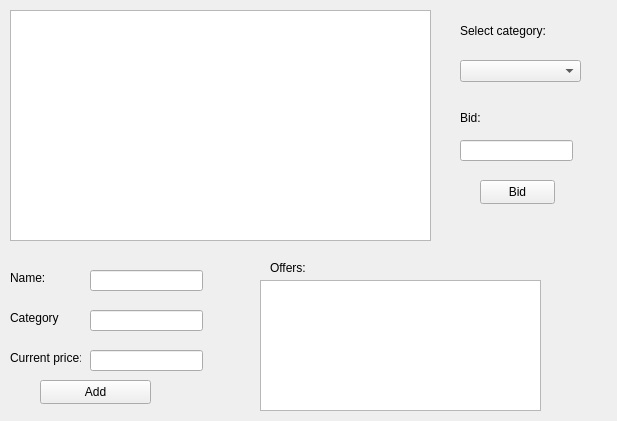
<?xml version="1.0" encoding="UTF-8"?>
<ui version="4.0">
 <class>GUI</class>
 <widget class="QWidget" name="GUI">
  <property name="geometry">
   <rect>
    <x>0</x>
    <y>0</y>
    <width>617</width>
    <height>421</height>
   </rect>
  </property>
  <property name="windowTitle">
   <string>GUI</string>
  </property>
  <widget class="QComboBox" name="comboBox">
   <property name="geometry">
    <rect>
     <x>460</x>
     <y>60</y>
     <width>121</width>
     <height>22</height>
    </rect>
   </property>
  </widget>
  <widget class="QLabel" name="label">
   <property name="geometry">
    <rect>
     <x>460</x>
     <y>20</y>
     <width>111</width>
     <height>21</height>
    </rect>
   </property>
   <property name="text">
    <string>Select category:</string>
   </property>
  </widget>
  <widget class="QLineEdit" name="lineEditName">
   <property name="geometry">
    <rect>
     <x>90</x>
     <y>270</y>
     <width>113</width>
     <height>21</height>
    </rect>
   </property>
  </widget>
  <widget class="QLabel" name="label_2">
   <property name="geometry">
    <rect>
     <x>10</x>
     <y>270</y>
     <width>49</width>
     <height>16</height>
    </rect>
   </property>
   <property name="text">
    <string>Name:</string>
   </property>
  </widget>
  <widget class="QLabel" name="label_3">
   <property name="geometry">
    <rect>
     <x>10</x>
     <y>310</y>
     <width>49</width>
     <height>16</height>
    </rect>
   </property>
   <property name="text">
    <string>Category:</string>
   </property>
  </widget>
  <widget class="QLabel" name="label_4">
   <property name="geometry">
    <rect>
     <x>10</x>
     <y>350</y>
     <width>71</width>
     <height>16</height>
    </rect>
   </property>
   <property name="text">
    <string>Current price:</string>
   </property>
  </widget>
  <widget class="QLineEdit" name="lineEditCategory">
   <property name="geometry">
    <rect>
     <x>90</x>
     <y>310</y>
     <width>113</width>
     <height>21</height>
    </rect>
   </property>
  </widget>
  <widget class="QLineEdit" name="qLineEditPrice">
   <property name="geometry">
    <rect>
     <x>90</x>
     <y>350</y>
     <width>113</width>
     <height>21</height>
    </rect>
   </property>
  </widget>
  <widget class="QPushButton" name="pushButtonAdd">
   <property name="geometry">
    <rect>
     <x>40</x>
     <y>380</y>
     <width>111</width>
     <height>24</height>
    </rect>
   </property>
   <property name="text">
    <string>Add</string>
   </property>
  </widget>
  <widget class="QLabel" name="label_5">
   <property name="geometry">
    <rect>
     <x>270</x>
     <y>260</y>
     <width>49</width>
     <height>16</height>
    </rect>
   </property>
   <property name="text">
    <string>Offers:</string>
   </property>
  </widget>
  <widget class="QLabel" name="label_6">
   <property name="geometry">
    <rect>
     <x>460</x>
     <y>110</y>
     <width>49</width>
     <height>16</height>
    </rect>
   </property>
   <property name="text">
    <string>Bid:</string>
   </property>
  </widget>
  <widget class="QLineEdit" name="qLineEditBid">
   <property name="geometry">
    <rect>
     <x>460</x>
     <y>140</y>
     <width>113</width>
     <height>21</height>
    </rect>
   </property>
  </widget>
  <widget class="QListWidget" name="listWidget">
   <property name="geometry">
    <rect>
     <x>10</x>
     <y>10</y>
     <width>421</width>
     <height>231</height>
    </rect>
   </property>
  </widget>
  <widget class="QListWidget" name="listWidget_2">
   <property name="geometry">
    <rect>
     <x>260</x>
     <y>280</y>
     <width>281</width>
     <height>131</height>
    </rect>
   </property>
  </widget>
  <widget class="QPushButton" name="pushButton">
   <property name="geometry">
    <rect>
     <x>480</x>
     <y>180</y>
     <width>75</width>
     <height>24</height>
    </rect>
   </property>
   <property name="text">
    <string>Bid</string>
   </property>
  </widget>
 </widget>
 <resources/>
 <connections/>
</ui>
